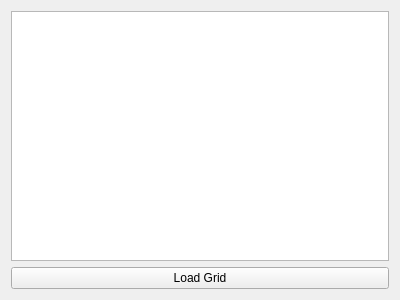
<?xml version="1.0" encoding="UTF-8"?>
<ui version="4.0">
 <class>Form</class>
 <widget class="QWidget" name="Form">
  <property name="geometry">
   <rect>
    <x>0</x>
    <y>0</y>
    <width>400</width>
    <height>300</height>
   </rect>
  </property>
  <property name="windowTitle">
   <string>Form</string>
  </property>
  <layout class="QVBoxLayout" name="verticalLayout">
   <item>
    <widget class="QListView" name="listView"/>
   </item>
   <item>
    <widget class="QPushButton" name="pushButton">
     <property name="text">
      <string>Load Grid</string>
     </property>
    </widget>
   </item>
  </layout>
 </widget>
 <resources/>
 <connections/>
</ui>
